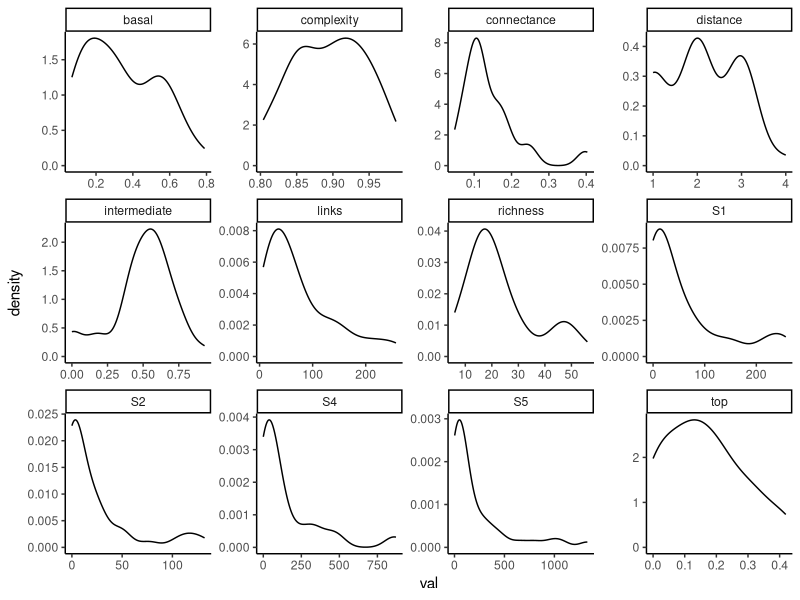
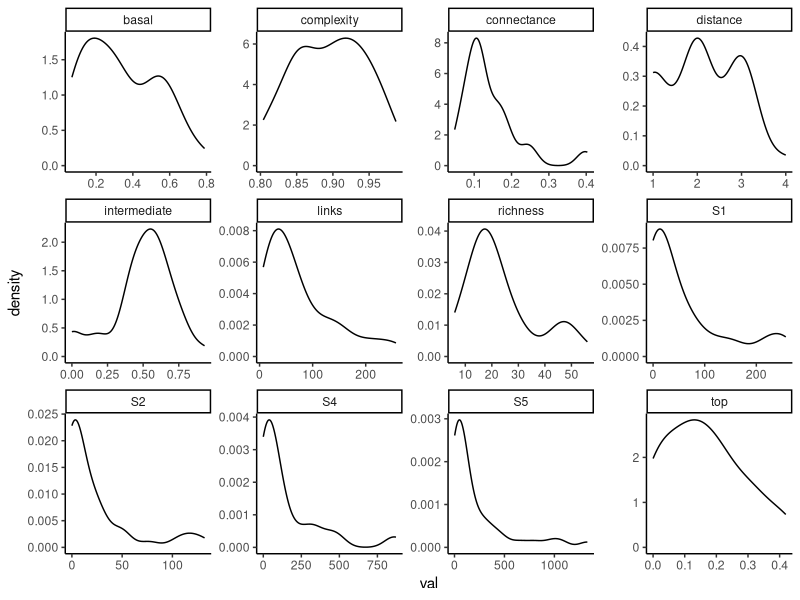

These charts were generated, in order, by the following R code:
library(tidyverse)

df <- read.csv("data/processed/mangal_summary.csv") %>% 
    mutate(intermediate = (richness - top - basal)/richness,
            basal = basal/richness,
            top = top/richness) %>% 
    pivot_longer(!id,
                names_to = "statistic",
                values_to = "val")

ggplot(df, aes(val)) +
    geom_density() +
    facet_wrap(vars(statistic),
                scales = "free") +
    theme_classic()

ggsave("figures/distributions.png")